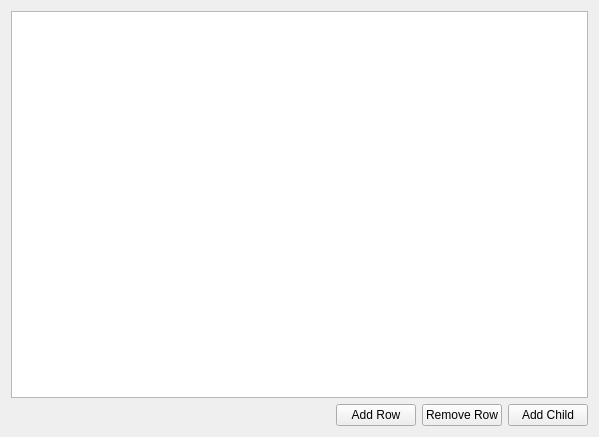
<?xml version="1.0" encoding="UTF-8"?>
<ui version="4.0">
 <class>Widget</class>
 <widget class="QWidget" name="Widget">
  <property name="geometry">
   <rect>
    <x>0</x>
    <y>0</y>
    <width>599</width>
    <height>437</height>
   </rect>
  </property>
  <property name="windowTitle">
   <string>Full Editable Tree Model</string>
  </property>
  <layout class="QVBoxLayout" name="verticalLayout">
   <item>
    <widget class="QTreeView" name="treeView"/>
   </item>
   <item>
    <layout class="QHBoxLayout" name="horizontalLayout">
     <item>
      <spacer name="horizontalSpacer">
       <property name="orientation">
        <enum>Qt::Horizontal</enum>
       </property>
       <property name="sizeHint" stdset="0">
        <size>
         <width>128</width>
         <height>20</height>
        </size>
       </property>
      </spacer>
     </item>
     <item>
      <widget class="QPushButton" name="addRowButton">
       <property name="text">
        <string>Add Row</string>
       </property>
      </widget>
     </item>
     <item>
      <widget class="QPushButton" name="removeRowButton">
       <property name="text">
        <string>Remove Row</string>
       </property>
      </widget>
     </item>
     <item>
      <widget class="QPushButton" name="addChildButton">
       <property name="text">
        <string>Add Child</string>
       </property>
      </widget>
     </item>
    </layout>
   </item>
  </layout>
 </widget>
 <resources/>
 <connections/>
</ui>
